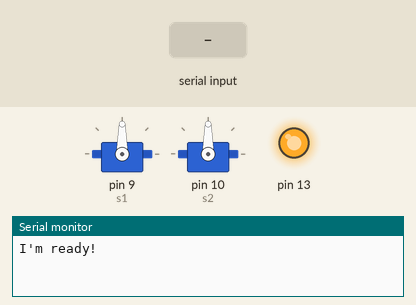
Simulated run of this sketch. Board: Arduino Uno, built with avr-gcc and run on an emulated ATmega328P. Parts: 2 × servo, output pins drawn as LEDs (lit = HIGH), the last lines printed to the serial monitor. Inputs (shaded band) come from the test bench.

Above: at 1.2 s.
1.3 s: "1" received over Serial
At 2.5 s:
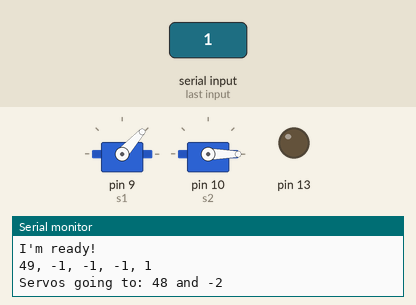
2.8 s: "0" received over Serial
At 3.8 s:
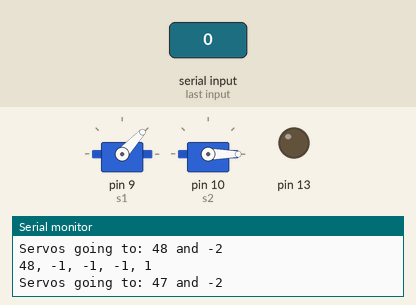
Timing chart, 0 to 5.8 s (numbered marks = the images above; inputs shaded):
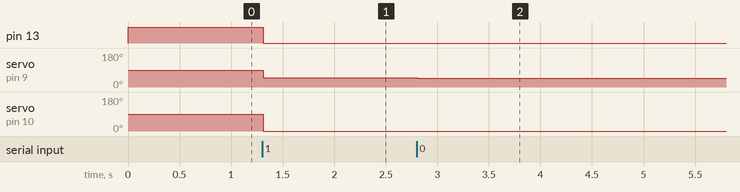

Measured:
- after the input at 1.3 s, pin 13: HIGH → LOW at once; servo on pin 9 (s1): 90° → 48° at once; servo on pin 10 (s2): 90° → 0° at once
- after the input at 2.8 s, servo on pin 9 (s1): 48° → 47° at once

The sketch:

s500-v2.ino
```cpp
/*
 * Nima Dehmamy, Dec 2015
 * We used Chars to control servos
 * but in communication they seem to only go up to 127
 * higher than that is misinterpreted
 * Thus I will use two chars for each servo to allow
 * 180 degrees
 *
 */


#include <Servo.h>
Servo s1,s2;
int a1[2]={0,0}; // chars for serial com and servo control
int a2[2]={0,0};
boolean receivedAngles=false;
boolean laserOn=false;


void setup() {
  // put your setup code here, to run once:
  s1.attach(9);
  s2.attach(10);
  Serial.begin(38400);
  pinMode(13, OUTPUT);
  digitalWrite(13, HIGH);
  Serial.println("I'm ready!");
}

void loop() {

  fetchAngles();
  // put your main code here, to run repeatedly:
  if (receivedAngles){
    Serial.print(a1[0]); Serial.print(", ");
    Serial.print(a1[1]); Serial.print(", ");
    Serial.print(a2[0]); Serial.print(", ");
    Serial.print(a2[1]); Serial.print(", ");
    Serial.println(laserOn);
    s1.write(a1[0]+a2[1]);
    s2.write(a2[0]+a2[1]);
    Serial.println("Servos going to: "
    +String(a1[0]+a1[1])+" and "+String(a2[0]+a2[1]));
    if (laserOn ) digitalWrite(13, LOW);
    else digitalWrite(13, HIGH);
  }
  delay(2);
}


void fetchAngles() {
  if (Serial.available()) {
    // get the new byte:
    a1[0] = (int)Serial.read();
    delay(2);
    a1[1] = (int)Serial.read();
    delay(2);
    a2[0] = (int)Serial.read();
    delay(2);
    a2[1] = (int)Serial.read();
    delay(2);
    laserOn = ((int)Serial.read()<60);//(boolean)Serial.read();
    receivedAngles=true;
  }
  else receivedAngles=false;
}
```
